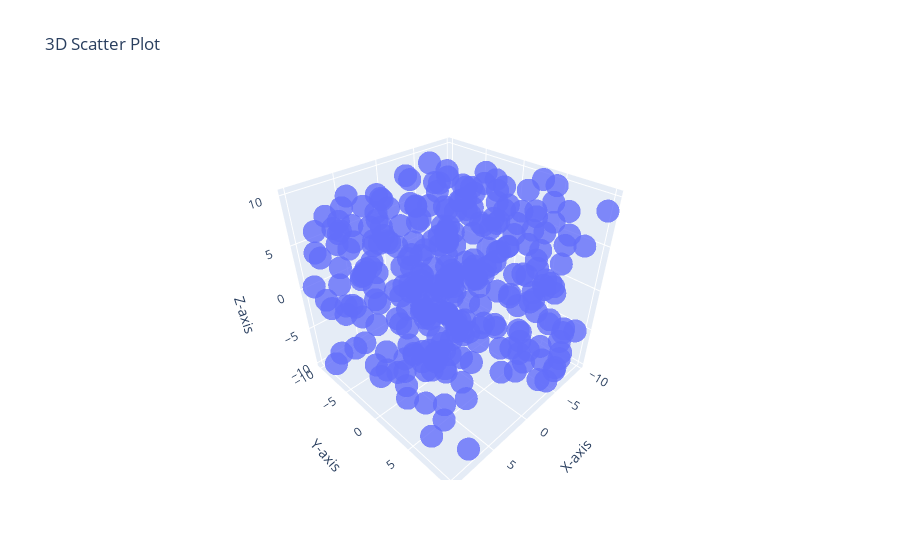

Here is the notebook cell this chart was saved with:
### Code cell
fig = px.scatter_3d(data_frame=df, x='X', y='Y', z='Z',
                    title='3D Scatter Plot',
                    labels={'X': 'X-axis', 'Y': 'Y-axis', 'Z': 'Z-axis'},
                    opacity=0.8)
fig.show()

### Figure 1 — Plotly figure (JSON) as saved in the notebook; plotly's stock layout.template omitted (floating-point values rounded to 4 significant figures; data arrays with more than 128 entries replaced by an {"elided": "..."} marker saying what was removed)
{"data": [{"hovertemplate": "X-axis=%{x}<br>Y-axis=%{y}<br>Z-axis=%{z}<extra></extra>", "legendgroup": "", "marker": {"color": "#636efa", "opacity": 0.8, "symbol": "circle"}, "mode": "markers", "name": "", "scene": "scene", "showlegend": false, "type": "scatter3d", "x": {"elided": "300 float values"}, "y": {"elided": "300 float values"}, "z": {"elided": "300 float values"}}], "layout": {"legend": {"tracegroupgap": 0}, "scene": {"domain": {"x": [0, 1], "y": [0, 1]}, "xaxis": {"title": {"text": "X-axis"}}, "yaxis": {"title": {"text": "Y-axis"}}, "zaxis": {"title": {"text": "Z-axis"}}}, "title": {"text": "3D Scatter Plot"}}}
